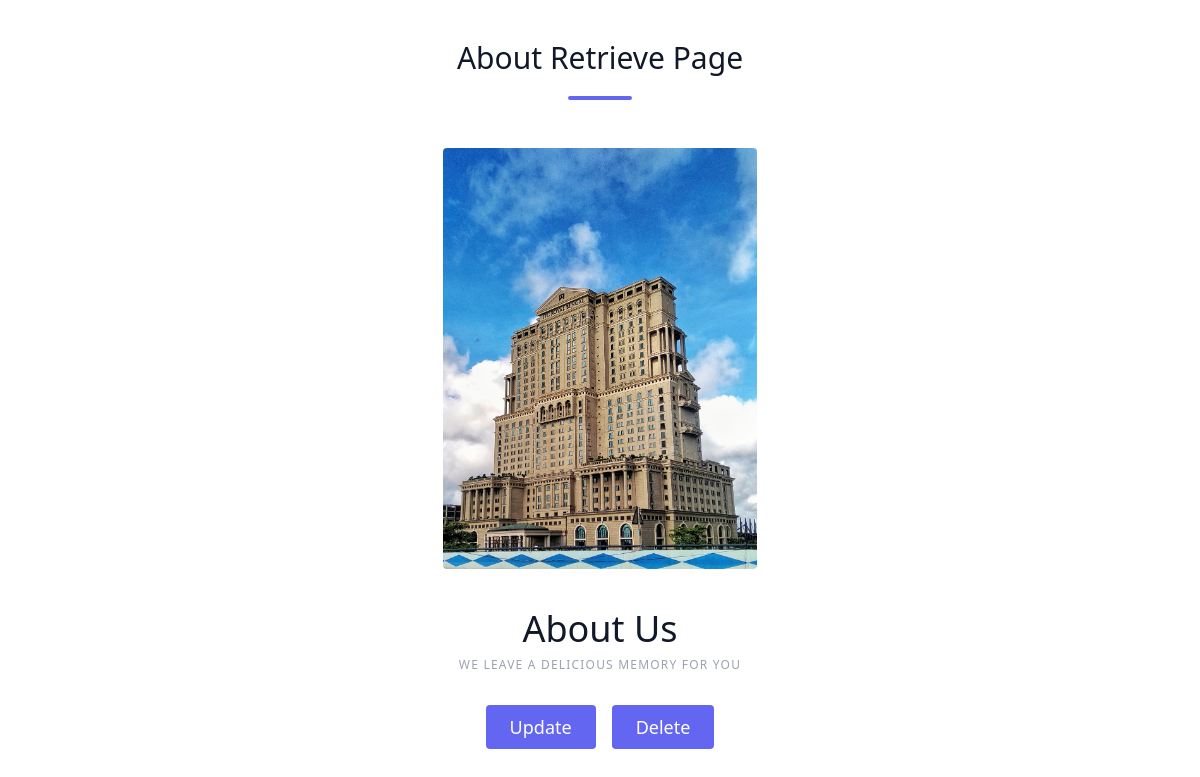
Screenshot of /project-design/about-retrieve-page/about-us/ (signed in) with the database file from the repository.
### ProjectDesign/models.py (models this page shows, shortened)
class About(models.Model):
    title = models.CharField(max_length=255, unique=True, default='About Us')
    subtitle = models.CharField(max_length=255, default='This section is about me!')
    image = models.ImageField(upload_to='About/', default='default.jpg')
    description = fields.RichTextField()
    slug = models.SlugField(unique=True, blank=True)
    youtube = models.URLField(max_length=255, default='youtube')
    sub_image1 = models.ImageField(upload_to='About/', default='default.jpg')
    sub_image2 = models.ImageField(upload_to='About/', default='default.jpg')
    sub_image3 = models.ImageField(upload_to='About/', default='default.jpg')
    def get_class_name(self):
        return self.__class__.__name__
    def get_object_update_url(self):
        return reverse('ProjectDesign:about-update-page',
                       kwargs={
                           'slug': self.slug
                       })
    def get_object_delete_url(self):
        return reverse('ProjectDesign:about-delete-page',
                       kwargs={
                           'slug': self.slug
                       })

### ProjectDesign/views.py (the view)
# urls.py: path('about-retrieve-page/<slug>/', about_retrieve_view, name='about-retrieve-page'),
@staff_member_required()
def about_retrieve_view(request, slug):
    object = get_object_or_404(About, slug=slug)
    template_name = 'ProjectDesign/About/c-about-retrieve-page.html'
    context = {
        'title': 'About Retrieve',
        'object': object,
    }
    return render(request, template_name, context)

### ProjectDesign/templates/ProjectDesign/About/c-about-retrieve-page.html (shortened to what this page needs)
{% extends 'ProjectDesign/extras/base.html' %}
{% block content %}
<section class="text-gray-600 body-font relative">
    <div class="container px-5 py-10 mx-auto">
        <div class="flex flex-col text-center w-full mb-12">
            <h1 class="sm:text-3xl text-2xl font-medium title-font text-gray-900">
                {{ object.get_class_name }} Retrieve Page
            </h1>
            <div class="flex pt-5 justify-center">
                <div class="w-16 h-1 rounded-full bg-indigo-500 inline-flex"></div>
            </div>
        </div>
        <div class="flex flex-col items-center justify-center px-5">
            <img class="lg:w-2/6 md:w-3/6 w-5/6 mb-10 object-cover object-center rounded" alt="hero" src="{{ object.image.url }}">
            <div class="text-center lg:w-2/3 w-full">
                <h1 class="title-font sm:text-4xl text-3xl mb-2 font-medium text-gray-900">{{ object.title }}</h1>
                <h2 class="tracking-widest text-xs title-font font-medium text-gray-400 uppercase mb-4">{{ object.subtitle }}</h2>
                <div class="flex justify-center">
                    <a href="{{ object.get_object_update_url }}" class="inline-flex text-white bg-indigo-500 border-0 py-2 px-6 focus:outline-none hover:bg-indigo-600 rounded text-lg">Update</a>
                    <a href="{{ object.get_object_delete_url }}" class="ml-4 inline-flex text-white bg-indigo-500 border-0 py-2 px-6 focus:outline-none hover:bg-indigo-600 rounded text-lg">Delete</a>
                </div>
            </div>
        </div>
    </div>
</section>
{% endblock content %}

### rows the page displays
About: get_class_name "About", image (picture), title "About Us", subtitle "WE LEAVE A DELICIOUS MEMORY FOR YOU"
